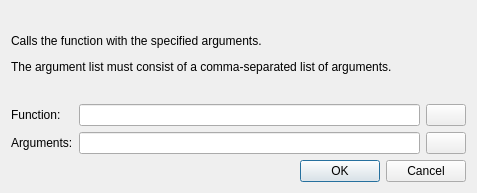
<?xml version="1.0" encoding="UTF-8"?>
<ui version="4.0">
 <class>AlgoCallStmt</class>
 <widget class="QDialog" name="AlgoCallStmt">
  <property name="windowModality">
   <enum>Qt::WindowModal</enum>
  </property>
  <property name="geometry">
   <rect>
    <x>0</x>
    <y>0</y>
    <width>477</width>
    <height>193</height>
   </rect>
  </property>
  <property name="windowTitle">
   <string>Call function</string>
  </property>
  <property name="windowIcon">
   <iconset resource="../turing.qrc">
    <normaloff>:/action/media/settings.png</normaloff>:/action/media/settings.png</iconset>
  </property>
  <property name="modal">
   <bool>true</bool>
  </property>
  <layout class="QVBoxLayout" name="verticalLayout">
   <item>
    <widget class="QLabel" name="label">
     <property name="text">
      <string>&lt;html&gt;&lt;head/&gt;&lt;body&gt;&lt;p&gt;Calls the function with the specified arguments.&lt;/p&gt;&lt;p&gt;The argument list must consist of a comma-separated list of arguments.&lt;/p&gt;&lt;/body&gt;&lt;/html&gt;</string>
     </property>
     <property name="wordWrap">
      <bool>true</bool>
     </property>
    </widget>
   </item>
   <item>
    <layout class="QGridLayout" name="gridLayout">
     <item row="0" column="0">
      <widget class="QLabel" name="label_2">
       <property name="text">
        <string>Function:</string>
       </property>
       <property name="buddy">
        <cstring>txtFunction</cstring>
       </property>
      </widget>
     </item>
     <item row="0" column="2">
      <widget class="QPushButton" name="btnCodeFunc">
       <property name="text">
        <string/>
       </property>
       <property name="icon">
        <iconset resource="../turing.qrc">
         <normaloff>:/action/media/edit_line.png</normaloff>:/action/media/edit_line.png</iconset>
       </property>
      </widget>
     </item>
     <item row="0" column="1">
      <widget class="QLineEdit" name="txtFunction"/>
     </item>
     <item row="1" column="2">
      <widget class="QPushButton" name="btnCodeArgs">
       <property name="text">
        <string/>
       </property>
       <property name="icon">
        <iconset resource="../turing.qrc">
         <normaloff>:/action/media/edit_line.png</normaloff>:/action/media/edit_line.png</iconset>
       </property>
      </widget>
     </item>
     <item row="1" column="1">
      <widget class="QLineEdit" name="txtArguments"/>
     </item>
     <item row="1" column="0">
      <widget class="QLabel" name="label_3">
       <property name="text">
        <string>Arguments:</string>
       </property>
       <property name="buddy">
        <cstring>txtArguments</cstring>
       </property>
      </widget>
     </item>
    </layout>
   </item>
   <item>
    <widget class="QDialogButtonBox" name="buttonBox">
     <property name="orientation">
      <enum>Qt::Horizontal</enum>
     </property>
     <property name="standardButtons">
      <set>QDialogButtonBox::Cancel|QDialogButtonBox::Ok</set>
     </property>
    </widget>
   </item>
  </layout>
 </widget>
 <tabstops>
  <tabstop>txtFunction</tabstop>
  <tabstop>txtArguments</tabstop>
  <tabstop>btnCodeFunc</tabstop>
  <tabstop>btnCodeArgs</tabstop>
 </tabstops>
 <resources>
  <include location="../turing.qrc"/>
 </resources>
 <connections>
  <connection>
   <sender>buttonBox</sender>
   <signal>accepted()</signal>
   <receiver>AlgoCallStmt</receiver>
   <slot>accept()</slot>
   <hints>
    <hint type="sourcelabel">
     <x>248</x>
     <y>254</y>
    </hint>
    <hint type="destinationlabel">
     <x>157</x>
     <y>274</y>
    </hint>
   </hints>
  </connection>
  <connection>
   <sender>buttonBox</sender>
   <signal>rejected()</signal>
   <receiver>AlgoCallStmt</receiver>
   <slot>reject()</slot>
   <hints>
    <hint type="sourcelabel">
     <x>316</x>
     <y>260</y>
    </hint>
    <hint type="destinationlabel">
     <x>286</x>
     <y>274</y>
    </hint>
   </hints>
  </connection>
 </connections>
</ui>
